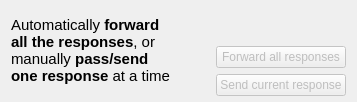
        <widget class="QWidget" name="tab_13">
         <attribute name="title">
          <string>Controls</string>
         </attribute>
         <layout class="QHBoxLayout" name="horizontalLayout_14">
          <property name="topMargin">
           <number>6</number>
          </property>
          <property name="bottomMargin">
           <number>6</number>
          </property>
          <item>
           <layout class="QHBoxLayout" name="horizontalLayout_7">
            <item>
             <widget class="QLabel" name="label_15">
              <property name="text">
               <string>&lt;!DOCTYPE HTML PUBLIC &quot;-//W3C//DTD HTML 4.0//EN&quot; &quot;http://www.w3.org/TR/REC-html40/strict.dtd&quot;&gt;
&lt;html&gt;&lt;head&gt;&lt;meta name=&quot;qrichtext&quot; content=&quot;1&quot; /&gt;&lt;style type=&quot;text/css&quot;&gt;
p, li { white-space: pre-wrap; }
&lt;/style&gt;&lt;/head&gt;&lt;body style=&quot; font-family:'Samyak Oriya'; font-size:11pt; font-weight:400; font-style:normal;&quot;&gt;
&lt;p style=&quot; margin-top:0px; margin-bottom:0px; margin-left:0px; margin-right:0px; -qt-block-indent:0; text-indent:0px;&quot;&gt;Automatically &lt;span style=&quot; font-weight:600;&quot;&gt;forward all the responses&lt;/span&gt;, or manually &lt;span style=&quot; font-weight:600;&quot;&gt;pass/send one response&lt;/span&gt; at a time&lt;/p&gt;&lt;/body&gt;&lt;/html&gt;</string>
              </property>
              <property name="wordWrap">
               <bool>true</bool>
              </property>
             </widget>
            </item>
            <item>
             <spacer name="horizontalSpacer_2">
              <property name="orientation">
               <enum>Qt::Horizontal</enum>
              </property>
              <property name="sizeType">
               <enum>QSizePolicy::Minimum</enum>
              </property>
              <property name="sizeHint" stdset="0">
               <size>
                <width>40</width>
                <height>20</height>
               </size>
              </property>
             </spacer>
            </item>
            <item>
             <layout class="QVBoxLayout" name="verticalLayout_21">
              <item>
               <spacer name="verticalSpacer_5">
                <property name="orientation">
                 <enum>Qt::Vertical</enum>
                </property>
                <property name="sizeHint" stdset="0">
                 <size>
                  <width>20</width>
                  <height>40</height>
                 </size>
                </property>
               </spacer>
              </item>
              <item>
               <widget class="QPushButton" name="receiverPassAllButton">
                <property name="enabled">
                 <bool>false</bool>
                </property>
                <property name="text">
                 <string>Forward all responses</string>
                </property>
                <property name="checkable">
                 <bool>true</bool>
                </property>
               </widget>
              </item>
              <item>
               <widget class="QPushButton" name="receiverPassResponseButton">
                <property name="enabled">
                 <bool>false</bool>
                </property>
                <property name="text">
                 <string>Send current response</string>
                </property>
               </widget>
              </item>
             </layout>
            </item>
           </layout>
          </item>
         </layout>
        </widget>
